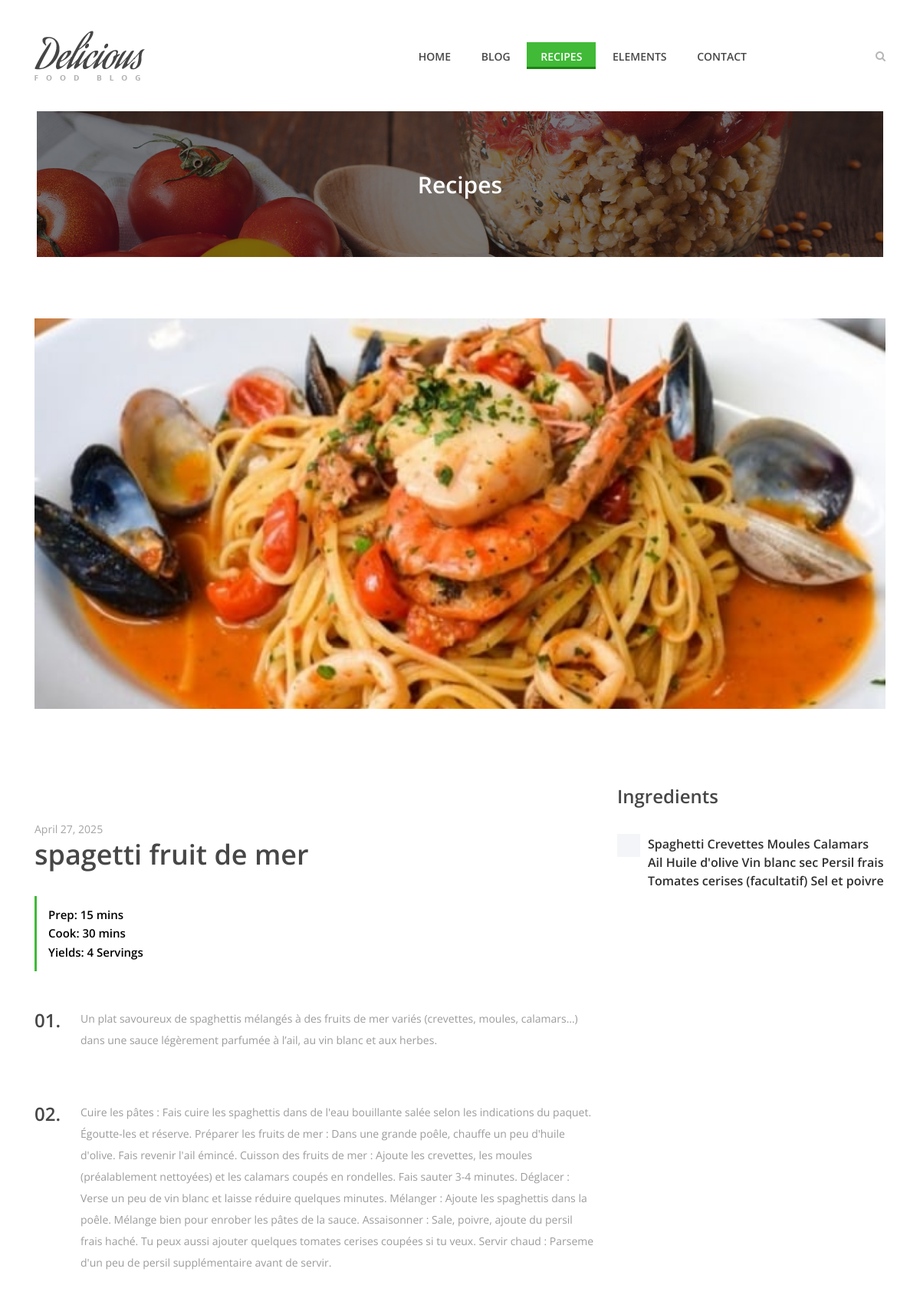
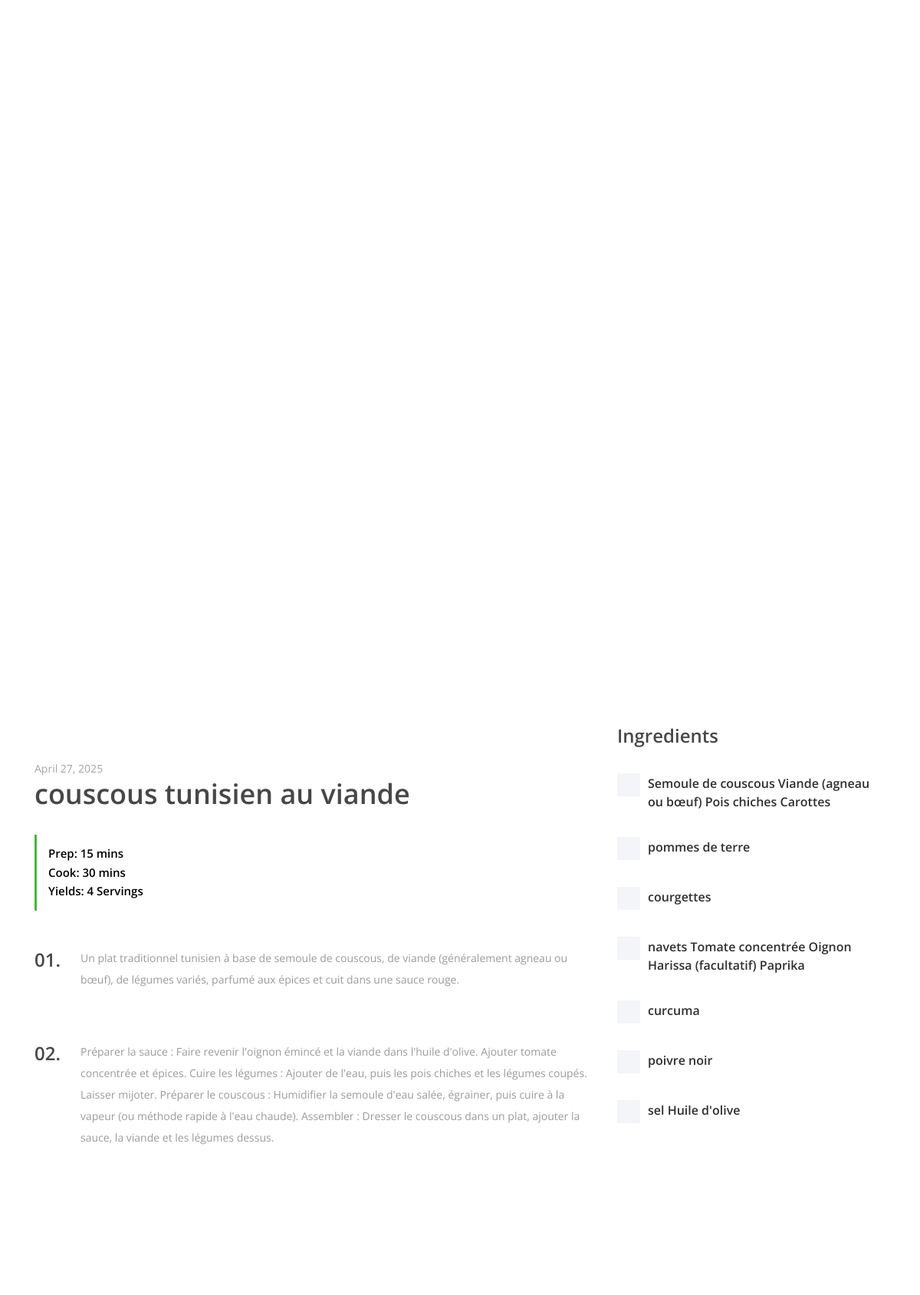
The app's page /receipe/ (upper part) with its own data (2 pictures, top to bottom).
### recettes/models.py (models this page shows, shortened)
class Recipe(models.Model):
    title = models.CharField(max_length=200)
    description = models.TextField()
    ingredients = models.TextField()
    instructions = models.TextField()
    image = models.ImageField(upload_to='recettes/recipes/')
    created_at = models.DateTimeField(auto_now_add=True)

### recettes/views.py (the view)
# urls.py: path('receipe/', views.recipe_list, name='receipe'),
def recipe_list(request):
    recipes = Recipe.objects.all()
    for recipe in recipes:
        recipe.ingredients_list = recipe.ingredients.split(',')
    return render(request, 'recettes/receipe-post.html', {'recipes': recipes})

### recettes/templates/recettes/receipe-post.html (shortened to what this page needs)
<!DOCTYPE html>
<html lang="en">
<head>
    <link rel="stylesheet" href="../../static/recettes/style.css">
</head>
<body>
    <header class="header-area">
        <div class="delicious-main-menu">
            <div class="classy-nav-container breakpoint-off">
                <div class="container">
                    <nav class="classy-navbar justify-content-between" id="deliciousNav">
                        <a class="nav-brand" href="../"><img src="../../static/recettes/img/core-img/logo.png" alt=""></a>
                        <div class="classy-menu">
                            <div class="classynav">
                                <ul>
                                    <li><a href="../">Home</a></li>
                                    <li><a href="../blog">Blog</a></li>
                                    <li class="active"><a href="../">Recipes</a></li>
                                    <li><a href="../element">Elements</a></li>
                                    <li><a href="../contact">Contact</a></li>
                                </ul>
                                <div class="search-btn">
                                    <i class="fa fa-search" aria-hidden="true"></i>
                                </div>
                            </div>
                        </div>
                    </nav>
                </div>
            </div>
        </div>
    </header>
    <div class="breadcumb-area bg-img bg-overlay" style="background-image: url(../../static/recettes/img/bg-img/breadcumb3.jpg);">
        <div class="container h-100">
            <div class="row h-100 align-items-center">
                <div class="col-12">
                    <div class="breadcumb-text text-center">
                        <h2>Recipes</h2>
                    </div>
                </div>
            </div>
        </div>
    </div>
    <div class="receipe-post-area section-padding-80">
        <div class="container">
            {% for recipe in recipes %}
            <div class="row mb-5">
                <div class="col-12">
                    <div class="receipe-slider owl-carousel mb-4">
                        <img src="{{ recipe.image.url }}" alt="{{ recipe.title }}">
                    </div>
                </div>
                <div class="col-12 col-md-8">
                    <div class="receipe-headline my-5">
                        <span>{{ recipe.created_at|date:"F j, Y" }}</span>
                        <h2>{{ recipe.title }}</h2>
                        <div class="receipe-duration">
                            <h6>Prep: 15 mins</h6>
                            <h6>Cook: 30 mins</h6>
                            <h6>Yields: 4 Servings</h6>
                        </div>
                    </div>
                    <div class="single-preparation-step d-flex">
                        <h4>01.</h4>
                        <p>{{ recipe.description }}</p>
                    </div>
                    <div class="single-preparation-step d-flex">
                        <h4>02.</h4>
                        <p>{{ recipe.instructions }}</p>
                    </div>
                </div>
                <div class="col-12 col-md-4">
                    <div class="ingredients">
                        <h4>Ingredients</h4>
                        {% for ingredient in recipe.ingredients_list %}
                        <div class="custom-control custom-checkbox">
                            <label class="custom-control-label" for="ingredient{{ forloop.counter }}">{{ ingredient }}</label>
                        </div>
                        {% endfor %}
                    </div>
                </div>
            </div>
            {% endfor %}
        </div>
    </div>
</body>
</html>

### recettes/static/recettes/style.css (style rules this page uses)
* { margin: 0; padding: 0; }
body { font-family: "Open Sans", sans-serif; font-size: 14px; }
h1, h2, h3, h4, h5, h6 { color: #000000; line-height: 1.3; font-weight: 600; }
p { color: #9b9b9b; font-size: 14px; line-height: 2; font-weight: 400; }
a, a:hover, a:focus { -webkit-transition-duration: 500ms; transition-duration: 500ms; text-decoration: none; outline: 0 solid transparent; color: #000000; font-weight: 600; font-size: 14px; color: #474747; }
ul, ol { margin: 0; }
ul li, ol li { list-style: none; }
img { height: auto; max-width: 100%; }
.section-padding-80 { padding-top: 80px; padding-bottom: 80px; }
.bg-img { background-position: center center; background-size: cover; background-repeat: no-repeat; }
.bg-overlay { position: relative; z-index: 2; background-position: center center; background-size: cover; }
.bg-overlay::after { background-color: rgba(10, 12, 18, 0.55); position: absolute; z-index: -1; top: 0; left: 0; width: 100%; height: 100%; content: ""; }
.header-area { position: relative; z-index: 100; width: 100%; }
.header-area .delicious-main-menu { position: relative; width: 100%; z-index: 100; height: 145px; }
.header-area .delicious-main-menu .classy-nav-container { background-color: transparent; }
.header-area .delicious-main-menu .classy-navbar { height: 145px; padding: 0; }
.header-area .delicious-main-menu .classy-navbar .classynav ul li a { font-weight: 600; }
.header-area .delicious-main-menu .classy-navbar .classynav > ul > li > a { text-transform: uppercase; padding: 12px 18px 11px; background-color: transparent; border-bottom: 3px solid transparent; line-height: 1; color: #474747; font-weight: 600; }
.header-area .delicious-main-menu .classy-navbar .classynav > ul > li.active > a { color: #ffffff; background-color: #40ba37; border-bottom: 3px solid #1c8314; }
.header-area .delicious-main-menu .classy-navbar .classynav > ul > li.active > a::after { color: #ffffff; }
.header-area .delicious-main-menu .classynav .search-btn { color: #b6b6b6; margin-left: 150px; cursor: pointer; -webkit-transition-duration: 500ms; transition-duration: 500ms; }
.header-area .delicious-main-menu .classynav .search-btn i { -webkit-transition-duration: 500ms; transition-duration: 500ms; }
.receipe-slider { position: relative; z-index: 1; }
.receipe-headline span { font-size: 14px; display: block; color: #a4a4a4; margin-bottom: 0; }
.receipe-headline h2 { font-size: 36px; color: #474747; margin-bottom: 30px; }
.receipe-headline .receipe-duration { border-left: 3px solid #40ba37; padding: 15px; }
.receipe-headline .receipe-duration h6 { font-size: 15px; margin-bottom: 5px; }
.receipe-headline .receipe-duration h6:last-child { margin-bottom: 0; }
.single-preparation-step { position: relative; z-index: 1; margin-bottom: 50px; }
.single-preparation-step h4 { color: #474747; -webkit-box-flex: 0; -ms-flex: 0 0 60px; flex: 0 0 60px; max-width: 60px; width: 60px; margin-bottom: 0; }
.ingredients h4 { color: #474747; margin-bottom: 30px; }
.ingredients .custom-checkbox .custom-control-label::before { border-radius: 0; }
.ingredients .custom-control-label::before { width: 30px; height: 30px; background-color: #f3f5f8; }
.ingredients .custom-control { padding-left: 2.5rem; margin-bottom: 30px; min-height: 35px; }
.ingredients .custom-control-label { margin-bottom: 0; padding-top: 5px; font-size: 16px; font-weight: 600; color: #2f2f2f; }
.ingredients .custom-control-label::after { top: 10px; left: 5px; width: 20px; height: 20px; }
.breadcumb-area { position: relative; z-index: 10; width: 92%; height: 190px; margin-left: 4%; margin-right: 4%; }
.breadcumb-area .breadcumb-text h2 { font-size: 30px; margin-bottom: 0; color: #ffffff; }

### records on screen
Recipe: image (picture), created_at "April 27, 2025", title "spagetti fruit de mer", description "Un plat savoureux de spaghettis mélangés à des fruits de mer variés (crevettes, moules, calamars…) dans une sauce légèrement parfumée à l’ail, au vin blanc et aux herbes.", instructions "Cuire les pâtes : Fais cuire les spaghettis dans de l'eau bouillante salée selon les indications du paquet. Égoutte-les et réserve. Préparer les fruits de mer : Dans une grande poêle, chauffe un peu d'huile d'olive. Fais revenir l'ail émincé. Cuisson des fruits de mer : Ajoute les crevettes, les moules (préalablement nettoyées) et les calamars coupés en rondelles. Fais sauter 3-4 minutes. Déglacer : Verse un peu de vin blanc et laisse réduire quelques minutes. Mélanger : Ajoute les spaghettis dans la poêle. Mélange bien pour enrober les pâtes de la sauce. Assaisonner : Sale, poivre, ajoute du persil frais haché. Tu peux aussi ajouter quelques tomates cerises coupées si tu veux. Servir chaud…", ingredients_list "Spaghetti Crevettes Moules Calamars Ail Huile d'olive Vin blanc sec Persil frais Tomates cerises (facultatif) Sel et poivre"
Recipe: image (picture), created_at "April 27, 2025", title "couscous tunisien au viande", description "Un plat traditionnel tunisien à base de semoule de couscous, de viande (généralement agneau ou bœuf), de légumes variés, parfumé aux épices et cuit dans une sauce rouge.", instructions "Préparer la sauce : Faire revenir l'oignon émincé et la viande dans l'huile d'olive. Ajouter tomate concentrée et épices. Cuire les légumes : Ajouter de l'eau, puis les pois chiches et les légumes coupés. Laisser mijoter. Préparer le couscous : Humidifier la semoule d'eau salée, égrainer, puis cuire à la vapeur (ou méthode rapide à l'eau chaude). Assembler : Dresser le couscous dans un plat, ajouter la sauce, la viande et les légumes dessus.", ingredients_list "Semoule de couscous Viande (agneau ou bœuf) Pois chiches Carottes" "pommes de terre" "courgettes" "navets Tomate concentrée Oignon Harissa (facultatif) Paprika" "curcuma" "poivre noir" "sel Huile d'olive"
